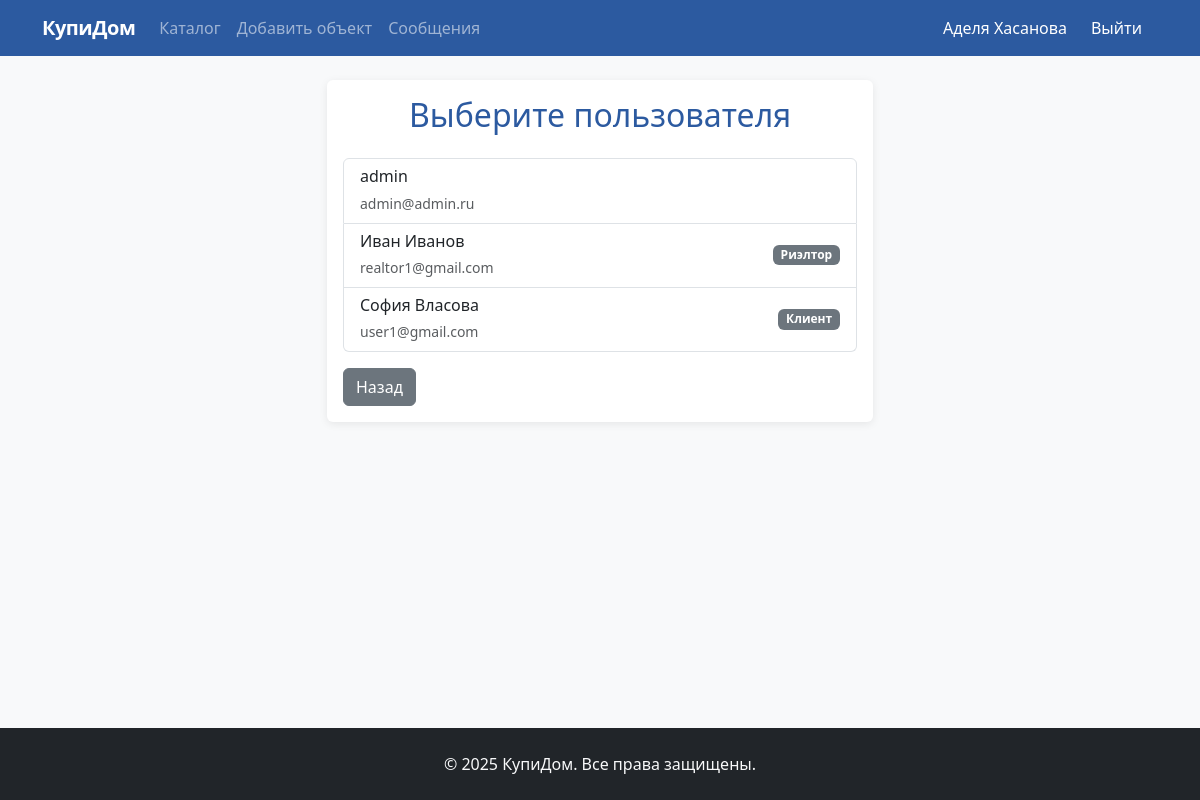
Screenshot of /messages/send/ (signed in) with the database file from the repository.
### realty/models.py (models this page shows, shortened)
class CustomUser(AbstractUser):
    USER_TYPE_CHOICES = (
        ('realtor', 'Риэлтор'),
        ('client', 'Клиент'),
    )
    GENDER_CHOICES = (
        ('M', 'Мужской'),
        ('F', 'Женский'),
    )
    user_type = models.CharField('Тип пользователя', max_length=10, choices=USER_TYPE_CHOICES)
    phone = models.CharField('Телефон', max_length=20, blank=True)
    bio = models.TextField('О себе', blank=True)
    avatar = models.ImageField('Аватар', upload_to='avatars/', blank=True, null=True)
    gender = models.CharField('Пол', max_length=1, choices=GENDER_CHOICES, blank=True)

### realty/views.py (the view, shortened to what this page needs)
# urls.py: path('messages/send/', views.send_message, name='send_message'),
@login_required
def send_message(request, user_id=None):
    users = CustomUser.objects.exclude(id=request.user.id)
    return render(request, 'realty/choose_user.html', {'users': users})

### realty/templates/realty/choose_user.html
{% extends 'realty/base.html' %}
{% block content %}
<div class="row justify-content-center">
    <div class="col-md-6">
        <div class="card">
            <div class="card-body">
                <h2 class="card-title text-center text-primary mb-4">Выберите пользователя</h2>
                <div class="list-group">
                    {% for user in users %}
                    <a href="{% url 'chat_with_user' user.id %}" class="list-group-item list-group-item-action">
                        <div class="d-flex justify-content-between align-items-center">
                            <div>
                                <h6 class="mb-1">{{ user.get_full_name|default:user.username }}</h6>
                                <small class="text-muted">{{ user.email }}</small>
                            </div>
                            <span class="badge bg-secondary">{{ user.get_user_type_display }}</span>
                        </div>
                    </a>
                    {% empty %}
                    <div class="text-center text-muted py-3">
                        Нет других пользователей
                    </div>
                    {% endfor %}
                </div>
                <div class="mt-3">
                    <a href="{% url 'message_list' %}" class="btn btn-secondary">Назад</a>
                </div>
            </div>
        </div>
    </div>
</div>
{% endblock %}

### realty/templates/realty/base.html (shortened to what this page needs)
<!DOCTYPE html>
<html lang="ru">
<head>
    <link href="https://cdn.jsdelivr.net/npm/bootstrap@5.3.0/dist/css/bootstrap.min.css" rel="stylesheet">
</head>
<body class="bg-light d-flex flex-column">
    <nav class="navbar navbar-expand-lg navbar-dark bg-primary">
        <div class="container">
            <a class="navbar-brand" href="{% url 'home' %}">КупиДом</a>
            <div class="collapse navbar-collapse" id="navbarNav">
                <ul class="navbar-nav me-auto">
                    <li class="nav-item">
                        <a class="nav-link" href="{% url 'property_list' %}">Каталог</a>
                    </li>
                    {% if user.is_authenticated %}
                    <li class="nav-item">
                        <a class="nav-link" href="{% url 'property_create' %}">Добавить объект</a>
                    </li>
                    <li class="nav-item">
                        <a class="nav-link" href="{% url 'message_list' %}">Сообщения</a>
                    </li>
                    {% endif %}
                </ul>
                <ul class="navbar-nav">
                    {% if user.is_authenticated %}
                    <li class="nav-item">
                        <a class="nav-link" href="{% url 'profile' %}" style="color: white !important;">
                            {{ user.get_full_name|default:user.username }}
                        </a>
                    </li>
                    <li class="nav-item">
                        <form method="post" action="{% url 'logout' %}" class="d-flex align-items-center">
                            <button type="submit" class="nav-link btn btn-link" style="border: none; background: none; color: white !important; padding: 0.5rem 1rem;">
                                Выйти
                            </button>
                        </form>
                    </li>
                    {% endif %}
                </ul>
            </div>
        </div>
    </nav>
    <main class="py-4">
        <div class="container">
            {% block content %}
            {% endblock %}
        </div>
    </main>
    <footer class="bg-dark text-light py-4 mt-auto">
        <div class="container text-center">
            <p class="mb-0">&copy; 2025 КупиДом. Все права защищены.</p>
        </div>
    </footer>
</body>
</html>

### realty/templates/realty/base.html (style rules this page uses)
:root { --primary: #2c5aa0; --primary-dark: #1e3d72; --accent: #e74c3c; --dark: #34495e; --light: #f8f9fa; }
.bg-primary { background-color: var(--primary) !important; }
.text-primary { color: var(--primary) !important; }
.navbar-brand { font-weight: 600; letter-spacing: -0.5px; }
.card { border: none; box-shadow: 0 2px 8px rgba(0,0,0,0.08); transition: box-shadow 0.2s; }
html, body { height: 100%; }
body { display: flex; flex-direction: column; }
main { flex: 1 0 auto; }
footer { flex-shrink: 0; }
.navbar-nav .nav-item { display: flex; align-items: center; }
.navbar-nav .nav-link { display: flex; align-items: center; height: 100%; }

### rows the page displays
CustomUser: get_full_name "Аделя Хасанова"
CustomUser: get_full_name "admin", email "admin@admin.ru"
CustomUser: get_full_name "Иван Иванов", email "realtor1@gmail.com", user_type "Риэлтор"
CustomUser: get_full_name "София Власова", email "user1@gmail.com", user_type "Клиент"
